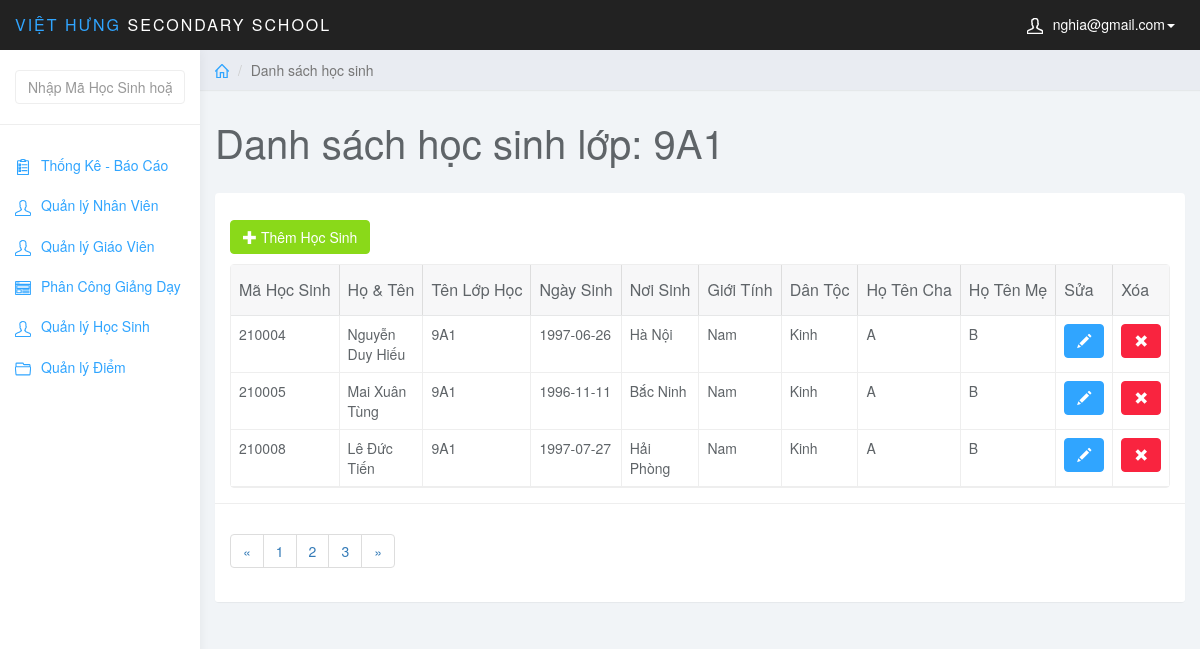
Page /admin/index.php?page=list_stu&id_class=2 (signed in) on the earlier database version.
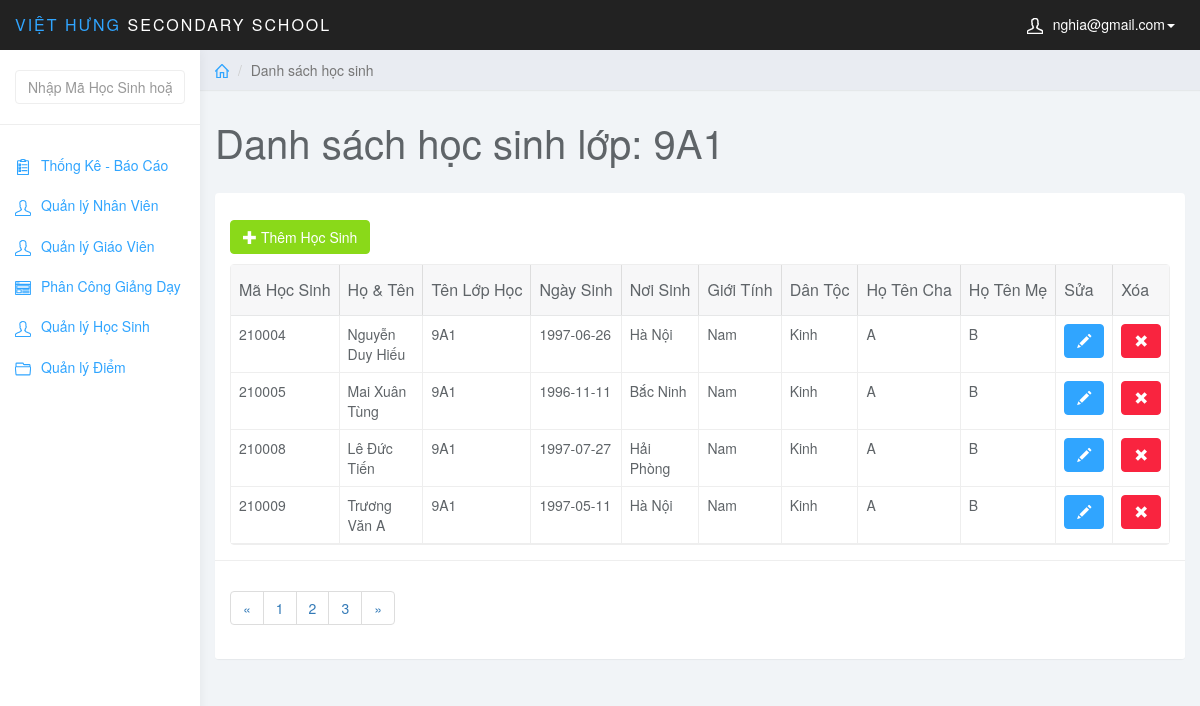
Same page on the later database version.
### tables this page shows
CREATE TABLE `lophoc` (
  `MaLopHoc` varchar(10) NOT NULL,
  `Tenlophoc` varchar(20) NOT NULL,
  `KhoiHoc` varchar(10) NOT NULL,
  PRIMARY KEY (`MaLopHoc`)
);

CREATE TABLE `hocsinh` (
  `MaHS` int(6) NOT NULL,
  `MaLopHoc` varchar(10) NOT NULL,
  `TenHS` varchar(50) NOT NULL,
  `GioiTinh` varchar(5) NOT NULL,
  `NgaySinh` date NOT NULL,
  `NoiSinh` varchar(50) NOT NULL,
  `DanToc` varchar(10) NOT NULL,
  `HoTenCha` varchar(50) NOT NULL,
  `HoTenMe` varchar(50) NOT NULL,
  PRIMARY KEY (`MaHS`),
  KEY `fk_hs_lh` (`MaLopHoc`),
  CONSTRAINT `fk_hs_lh` FOREIGN KEY (`MaLopHoc`) REFERENCES `lophoc` (`MaLopHoc`)
);

### admin/list_stu.php (the view, shortened to what this page needs)
<?php
    $class_id = $_GET['id_class'];
    $sql_view = "SELECT * FROM lophoc WHERE MaLopHoc = '$class_id'";
    $query_view = mysqli_query($conn,$sql_view);
    $row_view = mysqli_fetch_assoc($query_view);
?>
<div class="col-sm-9 col-sm-offset-3 col-lg-10 col-lg-offset-2 main">
		<div class="row">
			<ol class="breadcrumb">
				<li><a href="index.php"><svg class="glyph stroked home"><use xlink:href="#stroked-home"></use></svg></a></li>
				<li class="active">Danh sách học sinh</li>
			</ol>
		</div>
		<div class="row">
			<div class="col-lg-12">
                <h1 class="page-header">Danh sách học sinh lớp: <?php echo $row_view['Tenlophoc']; ?></h1>
            </div>
		</div>
		<div id="toolbar" class="btn-group">
            <a href="index.php?page=add_stu&class_id=<?php echo $class_id; ?>" class="btn btn-success">
                <i class="glyphicon glyphicon-plus"></i> Thêm Học Sinh
            </a>
        </div>
		<div class="row">
			<div class="col-lg-12">
				<div class="panel panel-default">
					<div class="panel-body">
                        <table
                            data-toolbar="#toolbar"
                            data-toggle="table">
						    <thead>
						    <tr>
						        <th data-field="id" data-sortable="true">Mã Học Sinh</th>
                                <th data-field="name"  data-sortable="true">Họ & Tên</th>
                                <th data-sortable="true">Tên Lớp Học</th>
                                <th data-sortable="true">Ngày Sinh</th>
                                <th data-sortable="true">Nơi Sinh</th>
                                <th data-sortable="true">Giới Tính</th>
                                <th data-sortable="true">Dân Tộc</th>
                                <th data-sortable="true">Họ Tên Cha</th>
                                <th data-sortable="true">Họ Tên Mẹ</th>
                                <th>Sửa</th>
                                <th>Xóa</th>
						    </tr>
                            </thead>
                            <tbody>
                                <?php
                                    $sql = "SELECT * FROM hocsinh WHERE MaLopHoc = '$class_id'";
                                    $query = mysqli_query($conn,$sql);
                                    while ($row = mysqli_fetch_assoc($query)) {
                                ?>
                                <tr>
                                    <td><?php echo $row['MaHS']; ?></td>
                                    <td><?php echo $row['TenHS']; ?></td>
                                    <td><?php echo $row_view['Tenlophoc']; ?></td>
                                    <td><?php echo $row['NgaySinh']; ?></td>
                                    <td><?php echo $row['NoiSinh']; ?></td>
                                    <td><?php echo $row['GioiTinh']; ?></td>
                                    <td><?php echo $row['DanToc']; ?></td>
                                    <td><?php echo $row['HoTenCha']; ?></td>
                                    <td><?php echo $row['HoTenMe']; ?></td>
                                    <td class="form-group">
                                        <a href="index.php?page=edit_stu&id_hs=<?php echo $row['MaHS']; ?>" class="btn btn-primary"><i class="glyphicon glyphicon-pencil"></i></a>
                                    </td>
                                    <td>
                                        <a onclick=" return thongbao();" href="del_stu.php?id_hs=<?php echo $row['MaHS'] ?>&id_class=<?php echo $row['MaLopHoc'] ?>" class="btn btn-danger"><i class="glyphicon glyphicon-remove"></i></a>
                                    </td>
                                </tr>
                                    <?php } ?>
                            </tbody>
						</table>
                    </div>
                    <div class="panel-footer">
                        <nav aria-label="Page navigation example">
                            <ul class="pagination">
                                <li class="page-item"><a class="page-link" href="#">&laquo;</a></li>
                                <li class="page-item"><a class="page-link" href="#">1</a></li>
                                <li class="page-item"><a class="page-link" href="#">2</a></li>
                                <li class="page-item"><a class="page-link" href="#">3</a></li>
                                <li class="page-item"><a class="page-link" href="#">&raquo;</a></li>
                            </ul>
                        </nav>
                    </div>
				</div>
			</div>
		</div>
	</div>

### admin/index.php (shortened to what this page needs)
<?php
    if (isset($_SESSION['mail_user'])) {
            include_once ('admin.php');
    }elseif(isset($_SESSION['mail_gv'])){
        include_once ('../teacher/home_gv.php');
    }
    else {
        include_once ('login.php');
    }
?>

### admin/admin.php (shortened to what this page needs)
<!DOCTYPE html>
<html>
	<head>
		<link href="css/bootstrap.min.css" rel="stylesheet">
		<link href="css/datepicker3.css" rel="stylesheet">
		<link href="css/bootstrap-table.css" rel="stylesheet">
		<link href="css/styles.css" rel="stylesheet">
	</head>
	<body>
		<nav class="navbar navbar-inverse navbar-fixed-top" role="navigation">
			<div class="container-fluid">
				<div class="navbar-header">
					<a class="navbar-brand" href="index.php"><span>VIỆT HƯNG</span> Secondary School</a>
					<ul class="user-menu">
						<li class="dropdown pull-right">
							<a href="#" class="dropdown-toggle" data-toggle="dropdown"><svg
									class="glyph stroked male-user">
									<use xlink:href="#stroked-male-user"></use>
								</svg><?php echo $_SESSION['mail_user'] ?><span class="caret"></span></a>
						</li>
					</ul>
				</div>
			</div>
		</nav>
		<div id="sidebar-collapse" class="col-sm-3 col-lg-2 sidebar">
			<?php include_once('search_box.php'); ?>
			<ul class="nav menu">
				<li class="<?php if($_GET['page'] == ""){ echo "active";} ?>"><a href="index.php"><svg class="glyph stroked clipboard with paper"><use xlink:href="#stroked-clipboard-with-paper"/></svg>Thống Kê - Báo Cáo</a></li>
				<li class="<?php if($_GET['page'] == "user"){ echo "active";} ?>"><a href="index.php?page=user"><svg class="glyph stroked male user ">
							<use xlink:href="#stroked-male-user" /></svg>Quản lý Nhân Viên</a></li>
				<li class="<?php if($_GET['page'] == "teacher"){ echo "active";} ?>"><a href="index.php?page=teacher"><svg class="glyph stroked male user ">
							<use xlink:href="#stroked-male-user" /></svg>Quản lý Giáo Viên</a></li>
				<li class="<?php if($_GET['page'] == "assigned"){ echo "active";} ?>"><a href="index.php?page=assigned"><svg class="glyph stroked male user ">
                            <use xlink:href="#stroked-app-window-with-content" /></svg>Phân Công Giảng Dạy</a></li>
                <li class="<?php if($_GET['page'] == "class"){ echo "active";} ?>"><a href="index.php?page=class"><svg class="glyph stroked male user ">
                            <use xlink:href="#stroked-male-user" /></svg>Quản lý Học Sinh</a></li>
				<li class="<?php if($_GET['page'] == "diem"){ echo "active";} ?>"><a href="index.php?page=diem"><svg class="glyph stroked open folder">
							<use xlink:href="#stroked-open-folder" /></svg>Quản lý Điểm</a></li>
			</ul>
		</div>
        <?php
			if (isset($_GET['page'])) {
				switch ($_GET['page']) {
					case 'list_stu':
						include_once('list_stu.php');
						break;
				}
			}else {
				include_once('statistic.php');
			}
        ?>
	</body>
</html>

### admin/search_box.php (shortened to what this page needs)
<form action="index.php" method="GET" role="search">
	<div class="form-group">
        <input name="keyword" type="text" class="form-control" placeholder="Nhập Mã Học Sinh hoặc Tên Học Sinh">
	</div>
</form>

### admin/css/styles.css (style rules this page uses)
body { background: #f1f4f7; padding-top: 50px; color: #5f6468; }
a, a:hover, a:focus { color: #30a5ff; }
h1, h2, h3, h4, h5, h6 { color: #5f6468; }
h1 { font-weight: 300; font-size: 40px; }
.form-control { border: 1px solid #eee; box-shadow: none; }
.navbar-header .navbar-brand { color: #fff; font-size: 16px; text-transform: uppercase; font-weight: 500; letter-spacing: 2px; }
.navbar-header .navbar-brand span { color: #30a5ff; }
.btn-primary, .btn-primary:hover, .btn-primary:focus, .btn-primary:active, .btn-primary.active, .open > .dropdown-toggle.btn-primary, .btn-primary.disabled, .btn-primary[disabled], fieldset[disabled] .btn-primary, .btn-primary.disabled:hover, .btn-primary[disabled]:hover, fieldset[disabled] .btn-primary:hover, .btn-primary.disabled:focus, .btn-primary[disabled]:focus, fieldset[disabled] .btn-primary:focus, .btn-primary.disabled:active, .btn-primary[disabled]:active, fieldset[disabled] .btn-primary:active, .btn-primary.disabled.active, .btn-primary[disabled].active, fieldset[disabled] .btn-primary.active { background-color: #30a5ff; border-color: #30a5ff; }
.btn-success, .btn-success:hover, .btn-success:focus, .btn-success:active, .btn-success.active, .open > .dropdown-toggle.btn-success, .btn-success.disabled, .btn-success[disabled], fieldset[disabled] .btn-success, .btn-success.disabled:hover, .btn-success[disabled]:hover, fieldset[disabled] .btn-success:hover, .btn-success.disabled:focus, .btn-success[disabled]:focus, fieldset[disabled] .btn-success:focus, .btn-success.disabled:active, .btn-success[disabled]:active, fieldset[disabled] .btn-success:active, .btn-success.disabled.active, .btn-success[disabled].active, fieldset[disabled] .btn-success.active { background-color: #8ad919; border-color: #8ad919; }
.btn-danger, .btn-danger:hover, .btn-danger:focus, .btn-danger:active, .btn-danger.active, .open > .dropdown-toggle.btn-danger, .btn-danger.disabled, .btn-danger[disabled], fieldset[disabled] .btn-danger, .btn-danger.disabled:hover, .btn-danger[disabled]:hover, fieldset[disabled] .btn-danger:hover, .btn-danger.disabled:focus, .btn-danger[disabled]:focus, fieldset[disabled] .btn-danger:focus, .btn-danger.disabled:active, .btn-danger[disabled]:active, fieldset[disabled] .btn-danger:active, .btn-danger.disabled.active, .btn-danger[disabled].active, fieldset[disabled] .btn-danger.active { background-color: #f9243f; border-color: #f9243f; }
.panel { border: 0; }
.panel-footer { background: #fff; border-top: 1px solid #eee; }
.navbar { border: 0; }
.user-menu { display: inline-block; margin-top: 14px; margin-right: 10px; float: right; list-style: none; padding: 0; }
.user-menu a { color: #fff; }
.sidebar { display: block; background-color: #fff; padding: 0; display: none; }
.sidebar form { padding: 20px 15px 5px 15px; border-bottom: 1px solid #eee; margin-bottom: 20px; }
@media (min-width: 768px) { .sidebar { display: block; position: fixed; top: 50px; bottom: 0; left: 0; z-index: 1000; display: block; margin: 0; padding: 0; overflow-x: hidden; overflow-y: auto; background-color: #fff; box-shadow: 1px 0px 10px rgba(0, 0, 0, .05); } }
@media (min-width: 768px) { .navbar-header { width: 100%; } }
.breadcrumb { border-radius: 0; padding: 10px 15px; background: #e9ecf2; box-shadow: 0 1px 1px rgba(0, 0, 0, .05); margin: 0 ; }
h1.page-header { margin-top: 30px; border-bottom: 0; }
.table { background: #fff; }
.sidebar .glyph, .user-menu .glyph { height: 16px; width: 16px; margin: 0 10px 0 0; stroke-width: 3px; }
.user-menu .glyph { stroke-width: 4px; }
.breadcrumb .glyph { height: 14px; width: 14px; margin: -2px 0 0 0; stroke-width: 4px; }

Differences in the rows shown:
added hocsinh: MaHS "210009", TenHS "Trương Văn A", MaLopHoc.Tenlophoc "9A1", NgaySinh "1997-05-11", NoiSinh "Hà Nội", GioiTinh "Nam", DanToc "Kinh", HoTenCha "A", HoTenMe "B"
